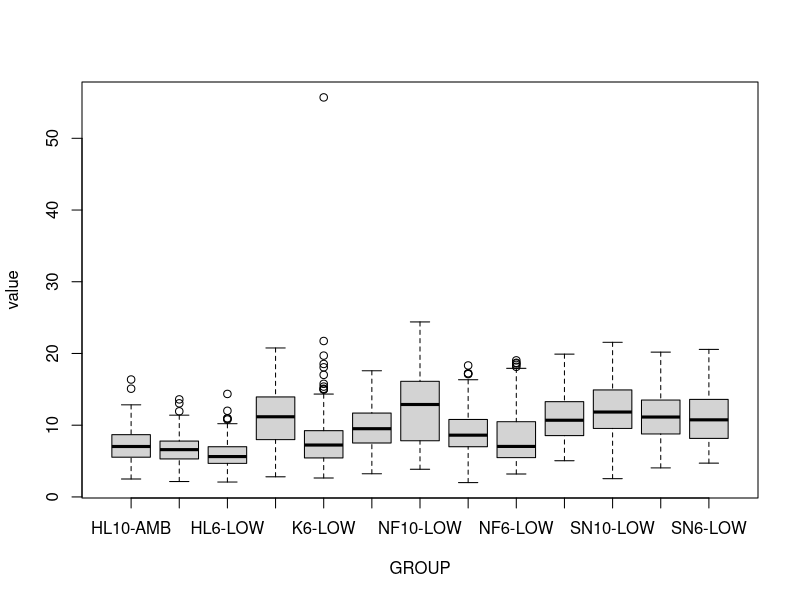
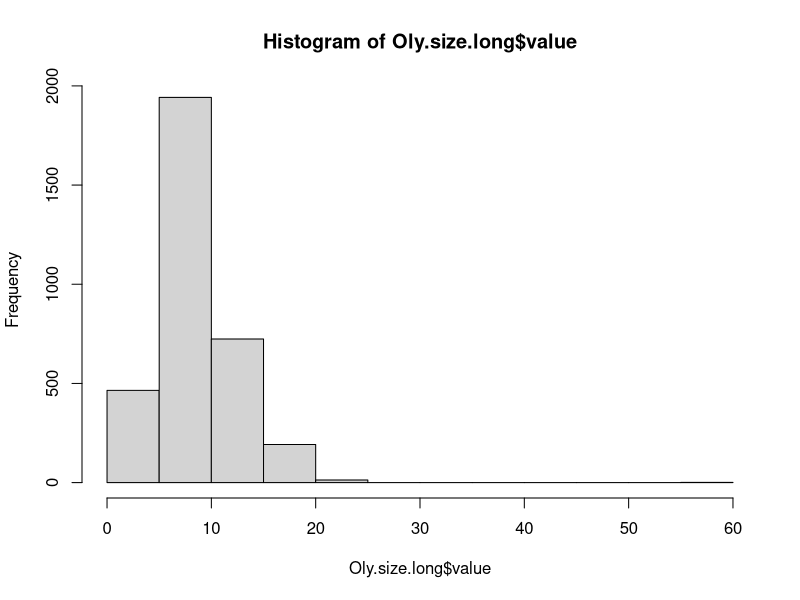
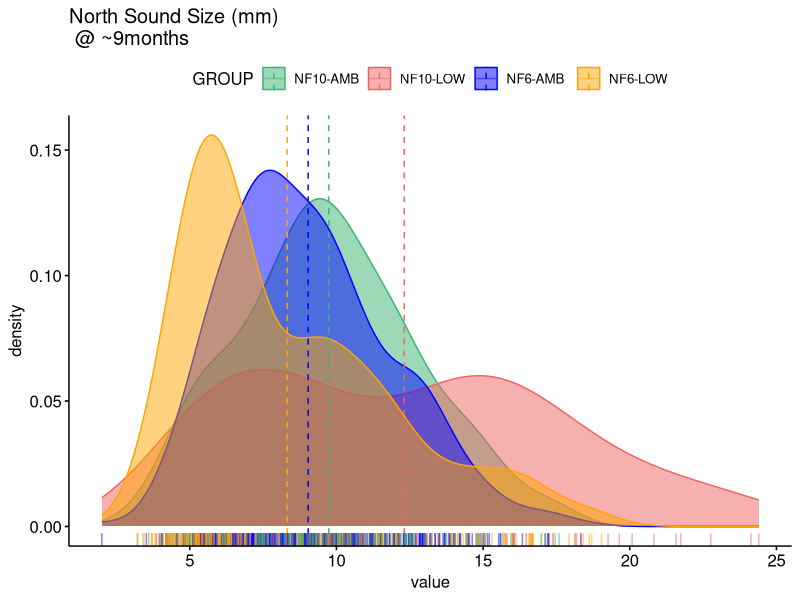
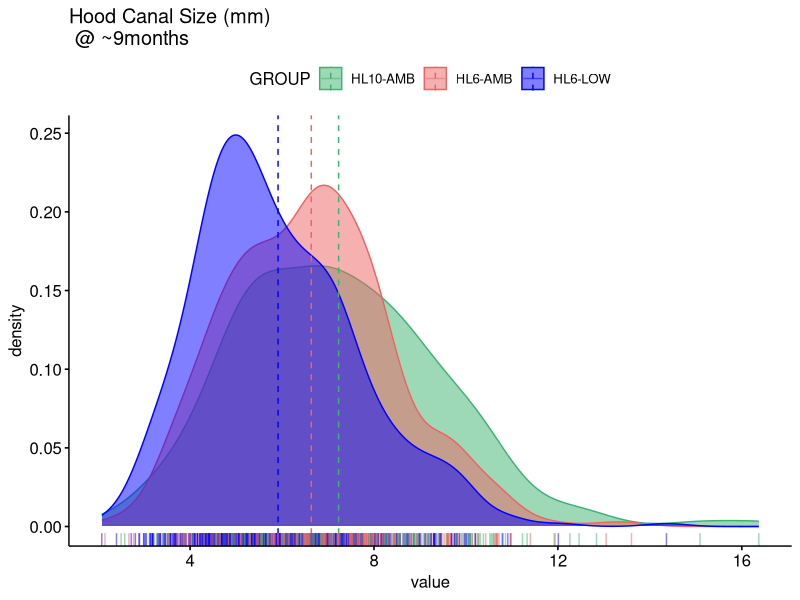
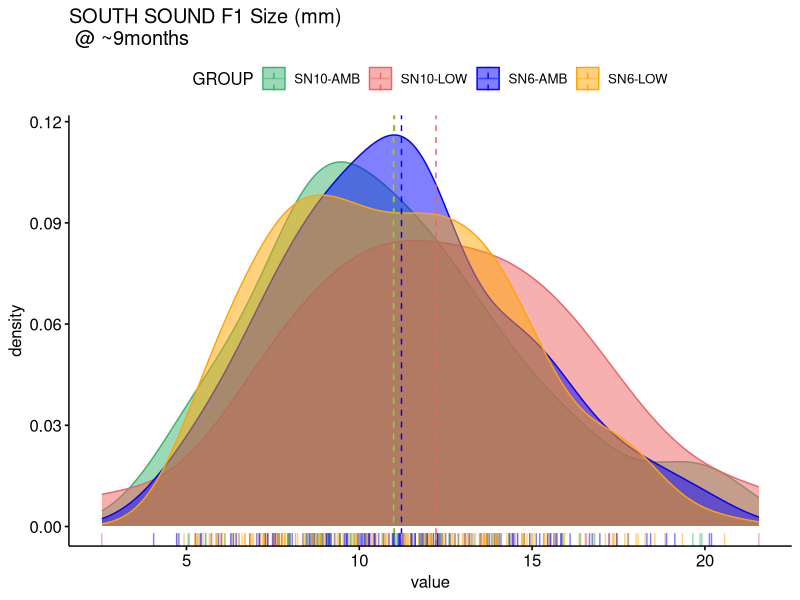
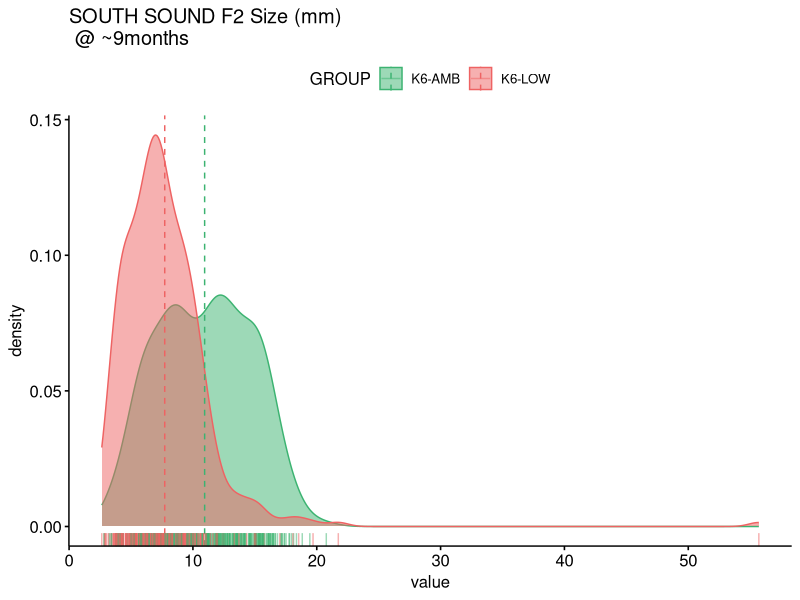

Generate these figures, in order, with R:
library(reshape2)
View(Oly.size)
Oly.size <- read.csv("Data/2018-05-04_Oly-Size.csv", header = T, stringsAsFactors = T)
tail(Oly.size)
Oly.size.long <- melt(Oly.size, id.vars = c("GROUP", "COHORT", "TREATMENT"), na.action = na.omit)  
Oly.size.long$value <- as.numeric(Oly.size.long$value)
aggregate(value ~ GROUP, Oly.size.long, mean, na.action = na.omit)
aggregate(value ~ GROUP, Oly.size.long, sd, na.action = na.omit)
plot(value ~ GROUP, data=Oly.size.long)
summary(lm(value ~ GROUP-1, data=Oly.size.long)) #mean and SE for each group 
anova(Size.lm <- lm(value ~  COHORT/TREATMENT, data=Oly.size.long))
summary(Size.lm)

library(ggplot2)
library(ggpubr)
# install.packages("ggridges")
library(ggridges)

hist(Oly.size.long$value)  
ggdensity(data=subset(Oly.size.long, COHORT=="NF"), x = "value",
          add = "mean", rug = TRUE,
          color = "GROUP", fill = "GROUP",  palette = c("mediumseagreen", "indianred2", "blue", "orange")) + ggtitle("North Sound Size (mm)\n @ ~9months") 

ggdensity(data=subset(Oly.size.long, COHORT=="HL"), x = "value",
          add = "mean", rug = TRUE,
          color = "GROUP", fill = "GROUP",  palette = c("mediumseagreen", "indianred2", "blue", "orange")) + ggtitle("Hood Canal Size (mm)\n @ ~9months")

ggdensity(data=subset(Oly.size.long, COHORT=="SN"), x = "value",
          add = "mean", rug = TRUE,
          color = "GROUP", fill = "GROUP", palette = c("mediumseagreen", "indianred2", "blue", "orange")) + ggtitle("SOUTH SOUND F1 Size (mm)\n @ ~9months")

ggdensity(data=subset(Oly.size.long, COHORT=="K"), x = "value",
          add = "mean", rug = TRUE,
          color = "GROUP", fill = "GROUP", palette = c("mediumseagreen", "indianred2")) + ggtitle("SOUTH SOUND F2 Size (mm)\n @ ~9months")
